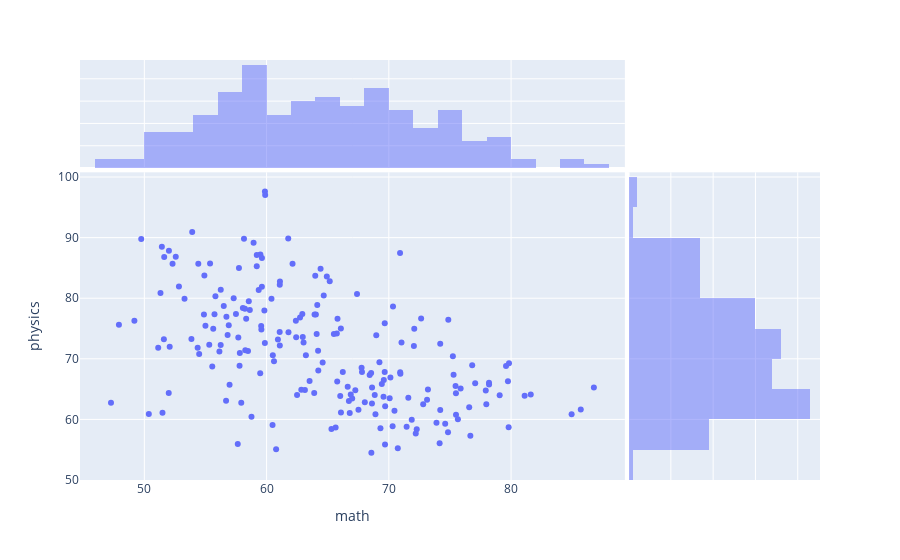

Notebook source saved alongside this figure:
### Markdown cell above
### In GMM - our objective is to find out the parameters of the above two gaussians from the data

### Code cell
px.scatter(data_frame=final_data, x='math', y='physics', marginal_x='histogram', marginal_y='histogram')

### Figure 1 — Plotly figure (JSON) as saved in the notebook; plotly's stock layout.template omitted (floating-point values rounded to 4 significant figures; data arrays with more than 128 entries replaced by an {"elided": "..."} marker saying what was removed)
{"data": [{"hovertemplate": "math=%{x}<br>physics=%{y}<extra></extra>", "legendgroup": "", "marker": {"color": "#636efa", "symbol": "circle"}, "mode": "markers", "name": "", "orientation": "v", "showlegend": false, "type": "scatter", "x": {"elided": "200 float values"}, "xaxis": "x", "y": {"elided": "200 float values"}, "yaxis": "y"}, {"alignmentgroup": "True", "bingroup": "x", "hovertemplate": "math=%{x}<br>count=%{y}<extra></extra>", "legendgroup": "", "marker": {"color": "#636efa"}, "name": "", "offsetgroup": "", "opacity": 0.5, "showlegend": false, "type": "histogram", "x": {"elided": "200 float values"}, "xaxis": "x3", "yaxis": "y3"}, {"alignmentgroup": "True", "bingroup": "y", "hovertemplate": "physics=%{y}<br>count=%{x}<extra></extra>", "legendgroup": "", "marker": {"color": "#636efa"}, "name": "", "offsetgroup": "", "opacity": 0.5, "showlegend": false, "type": "histogram", "xaxis": "x2", "y": {"elided": "200 float values"}, "yaxis": "y2"}], "layout": {"barmode": "overlay", "legend": {"tracegroupgap": 0}, "margin": {"t": 60}, "xaxis": {"anchor": "y", "domain": [0, 0.7363], "title": {"text": "math"}}, "xaxis2": {"anchor": "y2", "domain": [0.7413, 1], "matches": "x2", "showgrid": true, "showline": false, "showticklabels": false, "ticks": ""}, "xaxis3": {"anchor": "y3", "domain": [0, 0.7363], "matches": "x", "showgrid": true, "showticklabels": false}, "xaxis4": {"anchor": "y4", "domain": [0.7413, 1], "matches": "x2", "showgrid": true, "showline": false, "showticklabels": false, "ticks": ""}, "yaxis": {"anchor": "x", "domain": [0, 0.7326], "title": {"text": "physics"}}, "yaxis2": {"anchor": "x2", "domain": [0, 0.7326], "matches": "y", "showgrid": true, "showticklabels": false}, "yaxis3": {"anchor": "x3", "domain": [0.7426, 1], "matches": "y3", "showgrid": true, "showline": false, "showticklabels": false, "ticks": ""}, "yaxis4": {"anchor": "x4", "domain": [0.7426, 1], "matches": "y3", "showgrid": true, "showline": false, "showticklabels": false, "ticks": ""}}}
